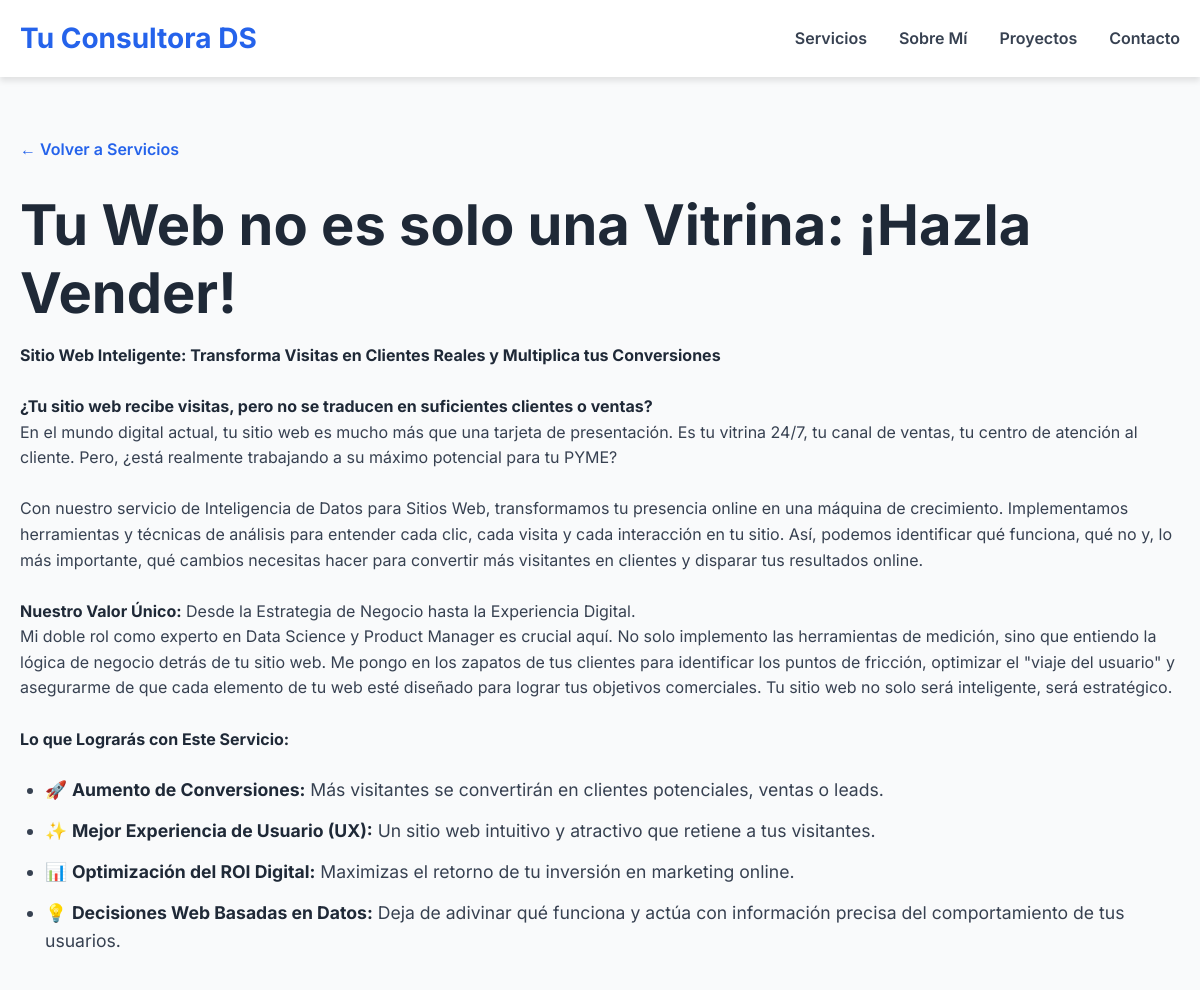
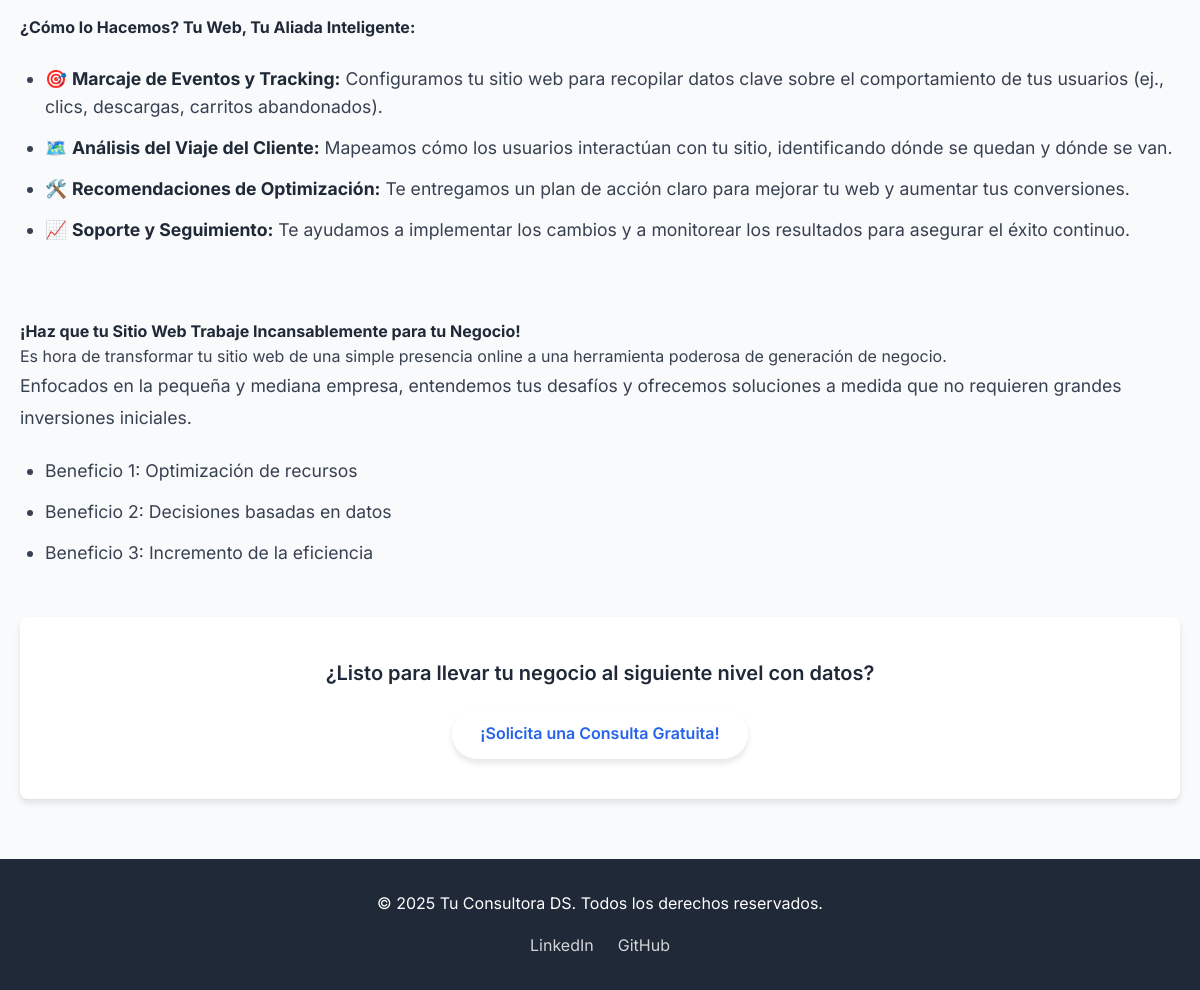
The page /service/3 on the database its author committed (2 pictures, top to bottom).
### app.py (models this page shows, shortened)
class Service(db.Model):
    id = db.Column(db.Integer, primary_key=True)
    title = db.Column(db.String(100), nullable=False)
    short_description = db.Column(db.String(250), nullable=False) # Descripción corta para la tarjeta
    full_description = db.Column(db.Text, nullable=False) # Descripción detallada para la página del servicio
    icon = db.Column(db.String(50), nullable=True) # Opcional: para un icono visual

### app.py (the view)
@app.route('/service/<int:service_id>')
def service_detail(service_id):
    service = Service.query.get_or_404(service_id)
    return render_template('service_detail.html', service=service)

### templates/service_detail.html (shortened to what this page needs)
<!DOCTYPE html>
<html lang="es">
<head>
    <link rel="stylesheet" href="{{ url_for('static', filename='css/style.css') }}">
    <link rel="stylesheet" href="https://cdnjs.cloudflare.com/ajax/libs/font-awesome/6.5.2/css/all.min.css" />
</head>
<body class="detail-page-body">
    <header>
        <div class="container">
            <a href="{{ url_for('index') }}" class="logo">Tu Consultora DS</a>
            <nav>
                <ul>
                    <li><a href="{{ url_for('index') }}#services">Servicios</a></li>
                    <li><a href="{{ url_for('index') }}#about">Sobre Mí</a></li>
                    <li><a href="{{ url_for('index') }}#projects">Proyectos</a></li>
                    <li><a href="{{ url_for('index') }}#contact">Contacto</a></li>
                </ul>
            </nav>
        </div>
    </header>
    <section id="service-detail" class="detail-section">
        <div class="container">
            <a href="{{ url_for('index') }}#services" class="back-link">&larr; Volver a Servicios</a>
            <h1>{{ service.title }}</h1>
            <div class="service-description-full">
                {{ service.full_description | safe }}
                <p>Enfocados en la pequeña y mediana empresa, entendemos tus desafíos y ofrecemos soluciones a medida que no requieren grandes inversiones iniciales.</p>
                <ul>
                    <li>Beneficio 1: Optimización de recursos</li>
                    <li>Beneficio 2: Decisiones basadas en datos</li>
                    <li>Beneficio 3: Incremento de la eficiencia</li>
                </ul>
                </div>
            <div class="cta-detail-page">
                <p>¿Listo para llevar tu negocio al siguiente nivel con datos?</p>
                <a href="{{ url_for('index') }}#contact" class="btn btn-primary">¡Solicita una Consulta Gratuita!</a>
            </div>
        </div>
    </section>
    <footer>
        <div class="container">
            <p>&copy; 2025 Tu Consultora DS. Todos los derechos reservados.</p>
            <div class="social-links">
                <a href="#">LinkedIn</a>
                <a href="#">GitHub</a>
            </div>
        </div>
    </footer>
</body>
</html>

### static/css/style.css (style rules this page uses)
:root { --primary-color: #2563eb; --secondary-color: #1d4ed8; --text-color: #374151; --light-gray: #f9fafb; --medium-gray: #e5e7eb; --dark-gray: #1f2937; --white: #ffffff; --shadow: 0 4px 6px rgba(0, 0, 0, 0.1); }
* { margin: 0; padding: 0; box-sizing: border-box; }
body { font-family: 'Inter', sans-serif; line-height: 1.6; color: var(--text-color); background-color: var(--light-gray); -webkit-font-smoothing: antialiased; }
.container { max-width: 1200px; margin: 0 auto; padding: 0 20px; }
h1, h2, h3 { font-weight: 700; color: var(--dark-gray); margin-bottom: 1rem; }
h1 { font-size: 3.5rem; line-height: 1.2; }
p { margin-bottom: 1rem; }
a { text-decoration: none; color: var(--primary-color); transition: color 0.3s ease; }
ul { list-style: none; }
.btn { display: inline-block; padding: 12px 28px; border-radius: 9999px; font-weight: 600; text-align: center; transition: all 0.3s ease; border: none; cursor: pointer; }
.btn-primary { background-color: var(--white); color: var(--primary-color); box-shadow: var(--shadow); }
header { background-color: var(--white); box-shadow: var(--shadow); padding: 1rem 0; position: sticky; top: 0; z-index: 1000; }
header .container { display: flex; justify-content: space-between; align-items: center; }
.logo { font-size: 1.75rem; font-weight: 700; color: var(--primary-color); }
nav ul { display: flex; gap: 2rem; }
nav ul li a { color: var(--text-color); font-weight: 600; }
.service-description-full p, .service-description-full ul li { font-size: 1.1rem; line-height: 1.8; color: var(--text-color); margin-bottom: 1rem; }
.service-description-full ul { list-style: disc; padding-left: 25px; margin-top: 1rem; margin-bottom: 1.5rem; }
.service-description-full ul li { margin-bottom: 0.5rem; }
footer { background-color: var(--dark-gray); color: var(--white); padding: 32px 0; text-align: center; }
.social-links { margin-top: 1rem; display: flex; justify-content: center; gap: 1.5rem; }
.social-links a { color: var(--white); opacity: 0.8; }
.detail-page-body { background-color: var(--white); }
.detail-section { padding: 60px 0; background-color: var(--light-gray); }
.back-link { display: inline-block; margin-bottom: 30px; font-weight: 600; color: var(--primary-color); transition: transform 0.2s ease; }
.cta-detail-page { text-align: center; padding: 40px 20px; background-color: var(--white); border-radius: 8px; box-shadow: var(--shadow); margin-top: 50px; }
.cta-detail-page p { font-size: 1.25rem; margin-bottom: 20px; color: var(--dark-gray); font-weight: 600; }
.service-description-full p { font-size: 1.1rem; line-height: 1.8; color: var(--text-color); margin-bottom: 1rem; }
.service-description-full ul { list-style: disc; padding-left: 25px; margin-top: 1.5rem; margin-bottom: 1.5rem; }
.service-description-full ul li { margin-bottom: 0.8rem; line-height: 1.6; color: var(--text-color); }
.service-description-full strong { font-weight: 700; color: var(--dark-gray); }

### rows shown on the page
Service: title "Tu Web no es solo una Vitrina: ¡Hazla Vender!", full_description "Sitio Web Inteligente: Transforma Visitas en Clientes Reales y Multiplica tus Conversiones ¿Tu sitio web recibe visitas, pero no se traducen en suficientes clientes o ventas? En el mundo digital actual, tu sitio web es mucho más que una tarjeta de presentación. Es tu vitrina 24/7, tu canal de ventas, tu centro de atención al cliente. Pero, ¿está realmente trabajando a su máximo potencial para tu PYME? Con nuestro servicio de Inteligencia de Datos para Sitios Web, transformamos tu presencia online en una máquina de crecimiento. Implementamos herramientas y técnicas de análisis para entender cada clic, cada visita y cada interacción en tu sitio. Así, podemos identificar qué funciona, qué no…"
